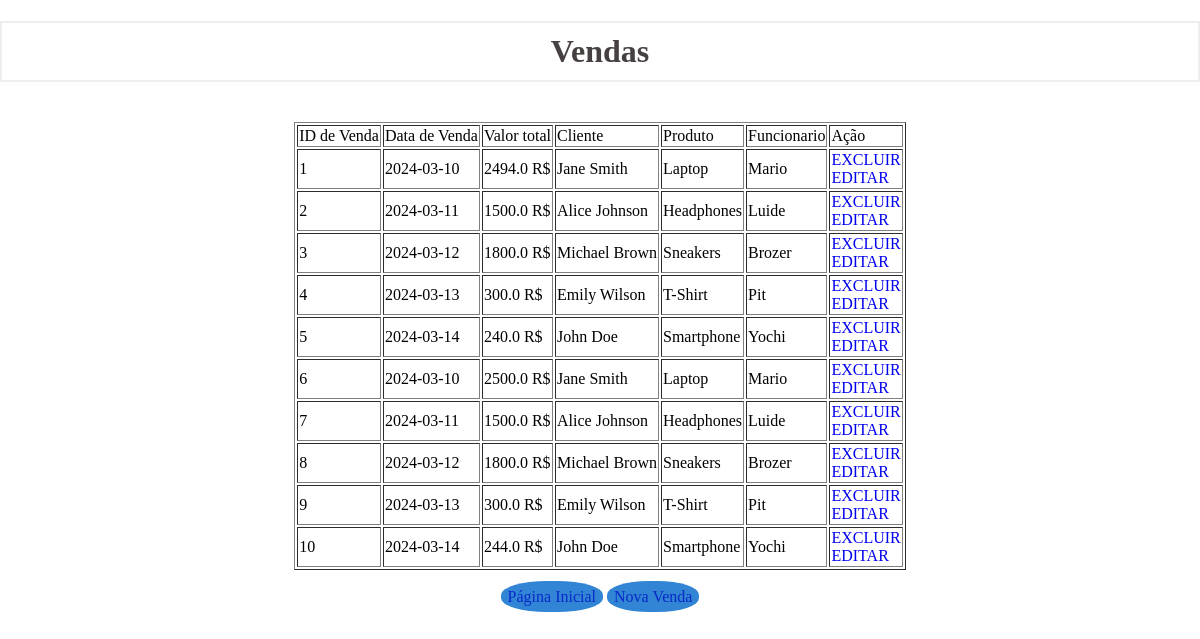
Page /venda on the committed database.
### tables this page shows
CREATE TABLE venda (
                idvenda INTEGER PRIMARY KEY,
                data_venda DATE,
                valor_total REAL,
                idcliente INTEGER,
                idproduto INTEGER,
                funcionario TEXT,
                FOREIGN KEY (idcliente) REFERENCES cliente(idcliente),
                FOREIGN KEY (idproduto) REFERENCES produto(idproduto)
            );

CREATE TABLE cliente (
                idcliente INTEGER PRIMARY KEY,
                nome TEXT,
                email TEXT,
                cidade TEXT,
                telefone INTERGER,
                data_nasc DATE
            );

CREATE TABLE produto (
                idproduto INTEGER PRIMARY KEY,
                nome TEXT,
                marca TEXT,
                categoria TEXT,
                preco REAL,
                qtd INTEGER
            );

### main.py (the view)
@app.route('/venda')
def venda():
  con = sqlite3.connect('vendas.db')
  cur = con.cursor()
  comando_select = """
    select v.idvenda, v.data_venda, v.valor_total,
    c.nome, p.nome, v.funcionario from cliente c, produto p, venda v
    where v.idcliente = c.idcliente and v.idproduto = p.idproduto;
  """
  cur.execute(comando_select)
  dadosVenda = cur.fetchall()
  return render_template('venda/index_venda.html', dadosVenda=dadosVenda)

### templates/venda/index_venda.html (shortened to what this page needs)
<!DOCTYPE html>
<html lang="pt-br">
<head>
</head>
<body>
  <div class="container">
    <center>
    <h1>Vendas</h1>
    <br>
      <table border="1">
          <tr class="topo">
              <td>ID de Venda</td>
              <td>Data de Venda</td>
              <td>Valor total</td>
              <td>Cliente</td>
              <td>Produto</td>
              <td>Funcionario</td>
              <td>Ação</td>
          </tr>
          {% for row in dadosVenda %}
          <tr>
              <td>{{row[0]}}</td>
              <td>{{row[1]}}</td>
              <td>{{row[2]}} R$</td>
              <td>{{row[3]}}</td>
              <td>{{row[4]}}</td>
              <td>{{row[5]}}</td>
              <td>
                <a href="{{url_for('excluir_venda',id=row[0])}}">EXCLUIR</a>
                <br>
                <a href="{{url_for('editar_venda',id=row[0])}}">EDITAR</a>
              </td>
          </tr>
          {% endfor %}
      </table>
    <br>
    <a href="{{url_for('home')}}" class="btn">Página Inicial</a>
    <a href="{{url_for('nova_venda')}}" class="btn">Nova Venda</a>
    </center>
  </div>
</body>
</html>

### templates/venda/index_venda.html (style rules this page uses)
body { padding: 0; margin: 0; }
h1 { border: 2px #eee solid; color: rgba(31, 23, 23, 0.822); text-align: center; padding: 10px; }
a { text-decoration: none; }
.btn { padding: 6px; border: 1px solid rgba(0, 0, 0, 0); border-radius:45%; text-decoration: none; background-color: rgb(49, 133, 212); color: rgb(7, 42, 199); }
center { margin-bottom: 25px; }

### rows in the picture
venda: idvenda "1", data_venda "2024-03-10", valor_total "2494.0", nome "Jane Smith", nome "Laptop", funcionario "Mario"
venda: idvenda "2", data_venda "2024-03-11", valor_total "1500.0", nome "Alice Johnson", nome "Headphones", funcionario "Luide"
venda: idvenda "3", data_venda "2024-03-12", valor_total "1800.0", nome "Michael Brown", nome "Sneakers", funcionario "Brozer"
venda: idvenda "4", data_venda "2024-03-13", valor_total "300.0", nome "Emily Wilson", nome "T-Shirt", funcionario "Pit"
venda: idvenda "5", data_venda "2024-03-14", valor_total "240.0", nome "John Doe", nome "Smartphone", funcionario "Yochi"
venda: idvenda "6", data_venda "2024-03-10", valor_total "2500.0", nome "Jane Smith", nome "Laptop", funcionario "Mario"
venda: idvenda "7", data_venda "2024-03-11", valor_total "1500.0", nome "Alice Johnson", nome "Headphones", funcionario "Luide"
venda: idvenda "8", data_venda "2024-03-12", valor_total "1800.0", nome "Michael Brown", nome "Sneakers", funcionario "Brozer"
venda: idvenda "9", data_venda "2024-03-13", valor_total "300.0", nome "Emily Wilson", nome "T-Shirt", funcionario "Pit"
venda: idvenda "10", data_venda "2024-03-14", valor_total "244.0", nome "John Doe", nome "Smartphone", funcionario "Yochi"
